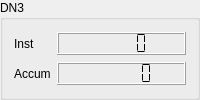
        <widget class="QGroupBox" name="gBox_StdDN3">
         <property name="title">
          <string>DN3</string>
         </property>
         <layout class="QGridLayout" name="gridLayout_10">
          <item row="0" column="0">
           <widget class="QLabel" name="label_19">
            <property name="sizePolicy">
             <sizepolicy hsizetype="Fixed" vsizetype="Preferred">
              <horstretch>0</horstretch>
              <verstretch>0</verstretch>
             </sizepolicy>
            </property>
            <property name="minimumSize">
             <size>
              <width>30</width>
              <height>20</height>
             </size>
            </property>
            <property name="text">
             <string>Inst</string>
            </property>
           </widget>
          </item>
          <item row="0" column="1">
           <widget class="QLCDNumber" name="lcdInstStdMeter_3">
            <property name="sizePolicy">
             <sizepolicy hsizetype="Preferred" vsizetype="Fixed">
              <horstretch>0</horstretch>
              <verstretch>0</verstretch>
             </sizepolicy>
            </property>
            <property name="minimumSize">
             <size>
              <width>40</width>
              <height>0</height>
             </size>
            </property>
            <property name="numDigits">
             <number>5</number>
            </property>
            <property name="segmentStyle">
             <enum>QLCDNumber::Flat</enum>
            </property>
           </widget>
          </item>
          <item row="1" column="0">
           <widget class="QLabel" name="label_20">
            <property name="sizePolicy">
             <sizepolicy hsizetype="Fixed" vsizetype="Preferred">
              <horstretch>0</horstretch>
              <verstretch>0</verstretch>
             </sizepolicy>
            </property>
            <property name="minimumSize">
             <size>
              <width>30</width>
              <height>20</height>
             </size>
            </property>
            <property name="text">
             <string>Accum</string>
            </property>
           </widget>
          </item>
          <item row="1" column="1">
           <widget class="QLCDNumber" name="lcdAccumStdMeter_3">
            <property name="sizePolicy">
             <sizepolicy hsizetype="Preferred" vsizetype="Fixed">
              <horstretch>0</horstretch>
              <verstretch>0</verstretch>
             </sizepolicy>
            </property>
            <property name="minimumSize">
             <size>
              <width>40</width>
              <height>0</height>
             </size>
            </property>
            <property name="numDigits">
             <number>6</number>
            </property>
            <property name="segmentStyle">
             <enum>QLCDNumber::Flat</enum>
            </property>
           </widget>
          </item>
         </layout>
        </widget>
